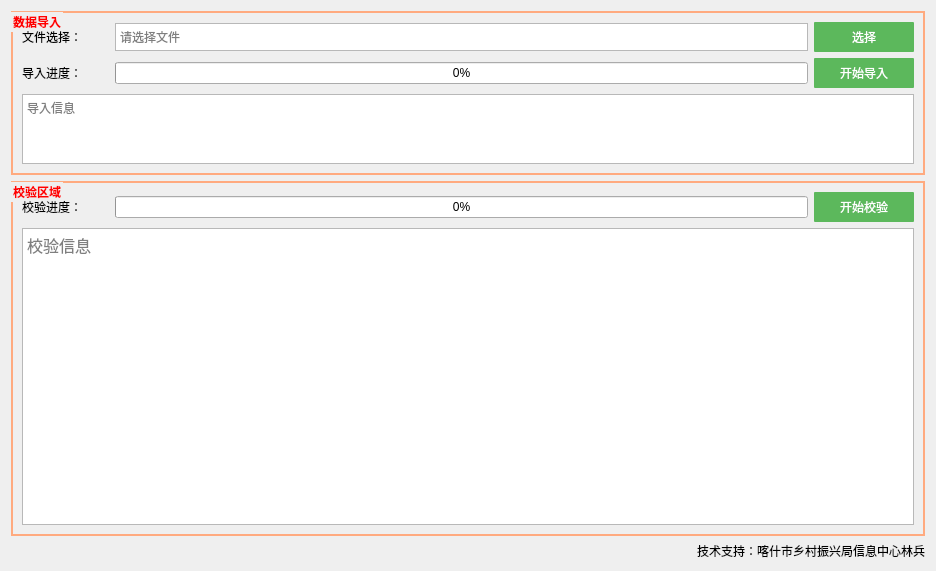
<?xml version="1.0" encoding="UTF-8"?>
<ui version="4.0">
    <class>Form</class>
    <widget class="QWidget" name="Form">
        <property name="geometry">
            <rect>
                <x>0</x>
                <y>0</y>
                <width>936</width>
                <height>571</height>
            </rect>
        </property>
        <property name="windowTitle">
            <string>脱贫户人口信息校验 V3.0 共60条校验规则</string>
        </property>
        <property name="styleSheet">
            <string notr="true">#Form{
                background-image:url('static/2.jpg');
                }

                QGroupBox {
                border:2px solid rgb(255, 170, 127);
                font-weight:bold;
                color:red;
                }


                QPushButton{
                background:#5CB85C;
                color:white;
                border-radius:1px;
                height:30px;
                width:100%;
                }
                QPushButton:hover{
                background:#449D44;

                }
            </string>
        </property>
        <layout class="QVBoxLayout" name="verticalLayout_3" stretch="2,8,0">
            <item>
                <widget class="QGroupBox" name="groupBox">
                    <property name="styleSheet">
                        <string notr="true"/>
                    </property>
                    <property name="title">
                        <string>数据导入</string>
                    </property>
                    <layout class="QVBoxLayout" name="verticalLayout_2">
                        <item>
                            <layout class="QHBoxLayout" name="horizontalLayout" stretch="1,8,1">
                                <item>
                                    <widget class="QLabel" name="label">
                                        <property name="text">
                                            <string>文件选择：</string>
                                        </property>
                                    </widget>
                                </item>
                                <item>
                                    <widget class="QTextBrowser" name="textBrowser">
                                        <property name="maximumSize">
                                            <size>
                                                <width>16777215</width>
                                                <height>28</height>
                                            </size>
                                        </property>
                                        <property name="placeholderText">
                                            <string>请选择文件</string>
                                        </property>
                                    </widget>
                                </item>
                                <item>
                                    <widget class="QPushButton" name="pushButton">
                                        <property name="styleSheet">
                                            <string notr="true"/>
                                        </property>
                                        <property name="text">
                                            <string>选择</string>
                                        </property>
                                    </widget>
                                </item>
                            </layout>
                        </item>
                        <item>
                            <layout class="QHBoxLayout" name="horizontalLayout_2" stretch="1,8,1">
                                <item>
                                    <widget class="QLabel" name="label_2">
                                        <property name="text">
                                            <string>导入进度：</string>
                                        </property>
                                    </widget>
                                </item>
                                <item>
                                    <widget class="QProgressBar" name="progressBar">
                                        <property name="value">
                                            <number>0</number>
                                        </property>
                                    </widget>
                                </item>
                                <item>
                                    <widget class="QPushButton" name="pushButton_3">
                                        <property name="text">
                                            <string>开始导入</string>
                                        </property>
                                    </widget>
                                </item>
                            </layout>
                        </item>
                        <item>
                            <widget class="QTextBrowser" name="textBrowser_2">
                                <property name="placeholderText">
                                    <string>导入信息</string>
                                </property>
                            </widget>
                        </item>
                    </layout>
                </widget>
            </item>
            <item>
                <widget class="QGroupBox" name="groupBox_2">
                    <property name="title">
                        <string>校验区域</string>
                    </property>
                    <layout class="QVBoxLayout" name="verticalLayout" stretch="2,8">
                        <item>
                            <layout class="QHBoxLayout" name="horizontalLayout_3" stretch="1,8,1">
                                <item>
                                    <widget class="QLabel" name="label_3">
                                        <property name="text">
                                            <string>校验进度：</string>
                                        </property>
                                    </widget>
                                </item>
                                <item>
                                    <widget class="QProgressBar" name="progressBar_2">
                                        <property name="value">
                                            <number>0</number>
                                        </property>
                                    </widget>
                                </item>
                                <item>
                                    <widget class="QPushButton" name="pushButton_2">
                                        <property name="text">
                                            <string>开始校验</string>
                                        </property>
                                    </widget>
                                </item>
                            </layout>
                        </item>
                        <item>
                            <widget class="QTextBrowser" name="textBrowser_3">
                                <property name="styleSheet">
                                    <string notr="true">#textBrowser_3 {
                                        font-size:16px;
                                        }
                                    </string>
                                </property>
                                <property name="placeholderText">
                                    <string>校验信息</string>
                                </property>
                            </widget>
                        </item>
                    </layout>
                </widget>
            </item>
            <item>
                <widget class="QLabel" name="label_4">
                    <property name="windowTitle">
                        <string>脱贫户人口信息校验 V2.0 共49条校验规则</string>
                    </property>
                    <property name="text">
                        <string>技术支持：喀什市乡村振兴局信息中心林兵</string>
                    </property>
                    <property name="alignment">
                        <set>Qt::AlignRight|Qt::AlignTrailing|Qt::AlignVCenter</set>
                    </property>
                </widget>
            </item>
        </layout>
    </widget>
    <resources/>
    <connections/>
</ui>
